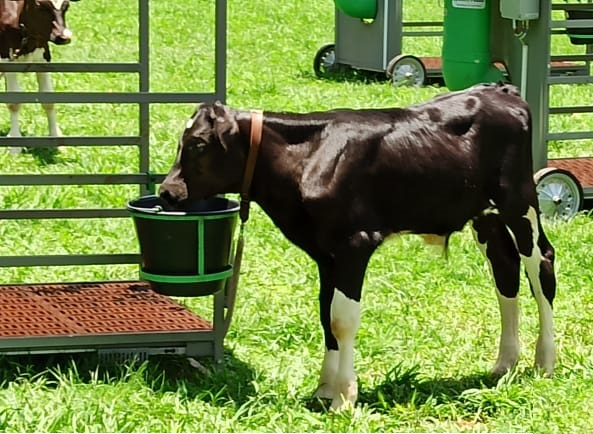
#> input picture Contorno - Refatorado/bezerros/bezerra1.jpeg, 593 x 434 px; its folder holds 4 pictures in this run
$ python contagem.py   (older library calls are emulated)
#> lines starting #> are read from the running program, lines starting #| are printed output that depends on the picture; after the words box and inside, x2 and y2 are one past the last pixel; in counts of white or black regions, pixels touching at a corner belong together
import cv2
import numpy as np
import matplotlib.pyplot as plt
import mahotas as mh

def ContornoSobel(img):
    sobelX = cv2.Sobel(img, cv2.CV_64F, 1, 0)
    sobelY = cv2.Sobel(img, cv2.CV_64F, 0, 1)
    sobelX = np.uint8(np.absolute(sobelX))
    sobelY = np.uint8(np.absolute(sobelY))
    sobel = cv2.bitwise_or(sobelX, sobelY)
    return np.vstack([np.hstack([img,    sobelX]),np.hstack([sobelY, sobel])])

def Laplacian(img):
    lap = cv2.Laplacian(img, cv2.CV_32F)
    return np.uint8(np.absolute(lap))

def ContornoCanny(img):
    return cv2.Canny(img, 100, 250)

def LimiarAdaptativo(img):
    return cv2.adaptiveThreshold(img, 255,cv2.ADAPTIVE_THRESH_GAUSSIAN_C, cv2.THRESH_BINARY_INV, 21, 5)

def LimiarNormal(img):
    limiar, imgLimiar = cv2.threshold(img,240,255,cv2.THRESH_BINARY)
    limiar2, imgLimiar2 = cv2.threshold(img,60,255,cv2.THRESH_BINARY_INV)
    return cv2.addWeighted(imgLimiar,0.5,imgLimiar2,0.5,0)

def LimiarOtsu(img):
    T = mh.thresholding.otsu(img)
    temp = img.copy()
    temp[temp > T] = 255
    temp[temp < 255] = 0
    temp = cv2.bitwise_not(temp)
    return temp

def Contar(img):
    ctns,_ = cv2.findContours(img, cv2.RETR_EXTERNAL,cv2.CHAIN_APPROX_SIMPLE)
    return ctns

path = "./bezerros/bezerra"

resultsLimiar = []
resultsLimiarAdaptativo = []
resultsLimiarOtsu = []

for i in range(1,7):
    b = cv2.cvtColor(cv2.imread(path + str(i) + ".jpeg"), cv2.COLOR_BGR2GRAY)
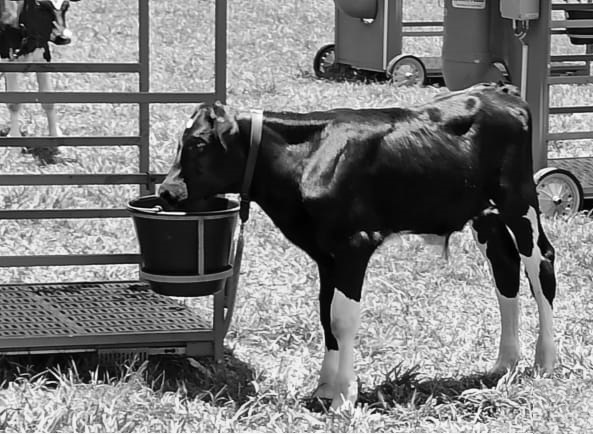
#> b: shape (434, 593); min 0, max 254, mean 123.3
    suave = cv2.GaussianBlur(b, (7,7),0)
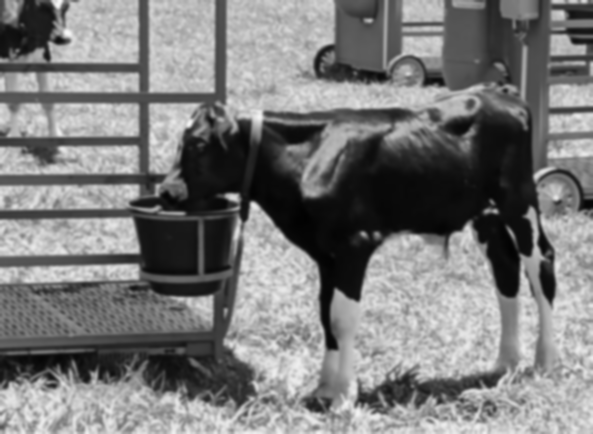
#> suave: shape (434, 593); min 1, max 248, mean 123.2
    resultsLimiar.append(LimiarNormal(suave))
#> in LimiarNormal, `limiar, imgLimiar = cv2.threshold(img,240,255,cv2.THRESH_BINARY)`:
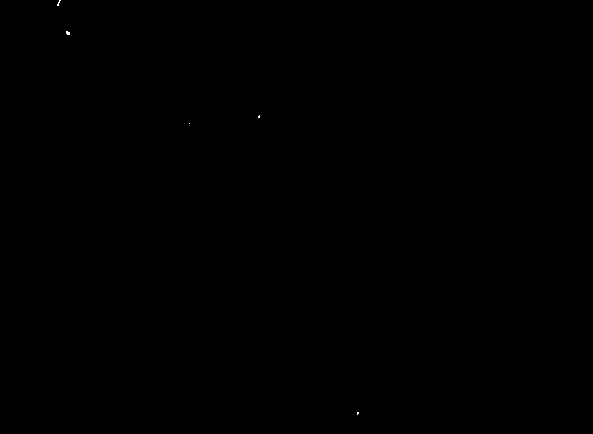
#> imgLimiar: shape (434, 593); 0.01% white in thin lines or dots, all inside (x1, y1, x2, y2) = (57, 0, 359, 415)
#> in LimiarNormal, `limiar2, imgLimiar2 = cv2.threshold(img,60,255,cv2.THRESH_BINARY_INV)`:
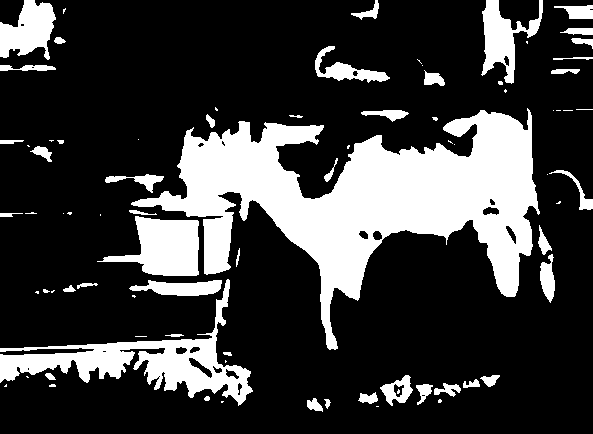
#> imgLimiar2: shape (434, 593); 23.6% white; 81 white regions (37 under 20 px), largest, box (x1, y1, x2, y2) and area: (131, 108, 540, 350) 37448, (0, 279, 253, 406) 7794, (97, 216, 199, 276) 3534
    resultsLimiarAdaptativo.append(LimiarAdaptativo(suave))
#> in LimiarAdaptativo, `return cv2.adaptiveThreshold(img, 255,cv2.ADAPTIVE_THRESH_GAUSSIAN_C, ..`:
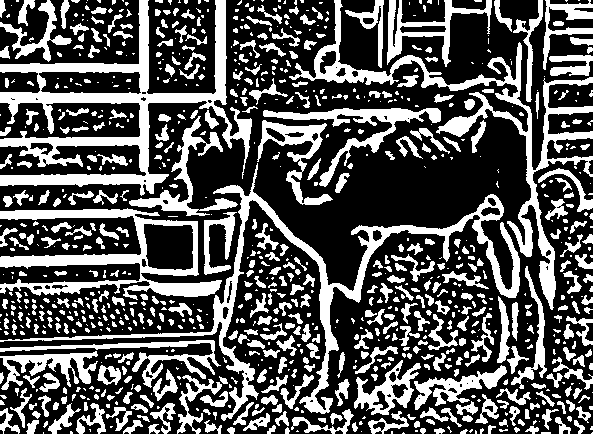
#> returned value: shape (434, 593); 34% white; 930 white regions (478 under 20 px), largest, box (x1, y1, x2, y2) and area: (0, 0, 252, 196) 10733, (0, 163, 520, 421) 8589, (289, 0, 593, 310) 7864
    resultsLimiarOtsu.append(LimiarOtsu(suave))
#> in LimiarOtsu, `T = mh.thresholding.otsu(img)`: T = 116
#> in LimiarOtsu, `temp[temp > T] = 255`:
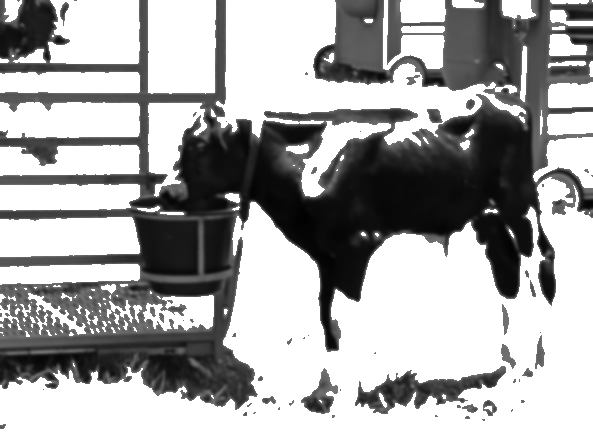
#> temp: shape (434, 593); min 1, max 255, mean 165.9
#> in LimiarOtsu, `temp[temp < 255] = 0`:
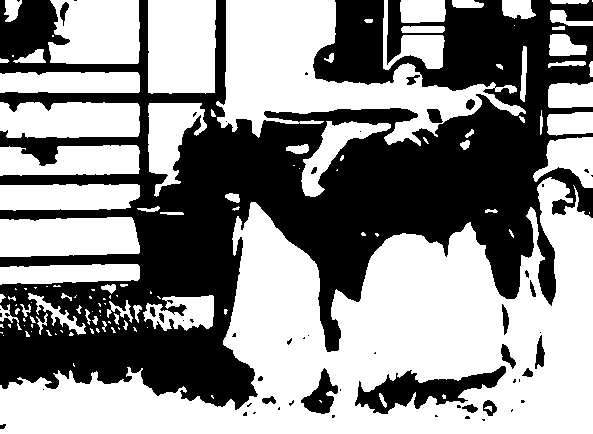
#> temp: shape (434, 593); 55.4% white; 56 black regions (35 under 20 px), largest, box (x1, y1, x2, y2) and area: (0, 0, 593, 410) 109279, (355, 366, 506, 414) 3035, (301, 368, 338, 414) 799
#> pass 2 of the loop `for i in range(1,7):`:
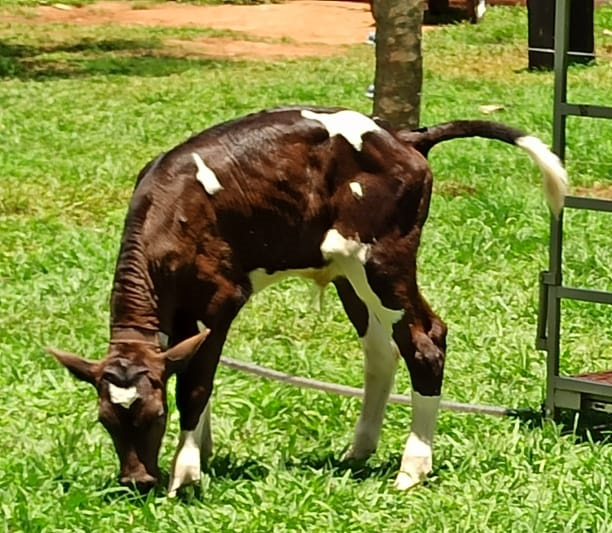
#> input picture Contorno - Refatorado/bezerros/bezerra2.jpeg, 612 x 533 px
#> b: shape (533, 612)
#> suave: shape (533, 612)
#> in LimiarNormal (call 2), `limiar, imgLimiar = cv2.threshold(img,240,255,cv2.THRESH_BINARY)`:
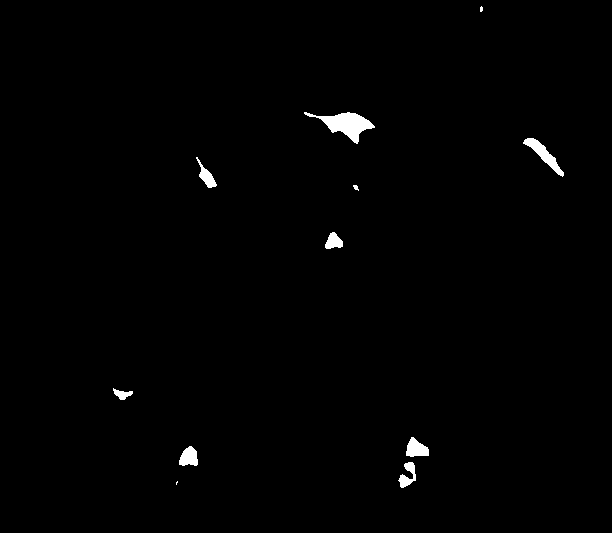
#> imgLimiar: shape (533, 612); 0.86% white; 11 white regions (2 under 20 px), largest, box (x1, y1, x2, y2) and area: (304, 112, 375, 144) 916, (523, 138, 564, 177) 449, (406, 437, 429, 457) 308
#> imgLimiar2: shape (533, 612); 17.6% white; 80 white regions (37 under 20 px), largest, box (x1, y1, x2, y2) and area: (64, 129, 444, 496) 41076, (560, 0, 593, 103) 1784, (552, 392, 612, 442) 1588
#> T = 105
#> in LimiarOtsu (call 2), `temp[temp < 255] = 0`:
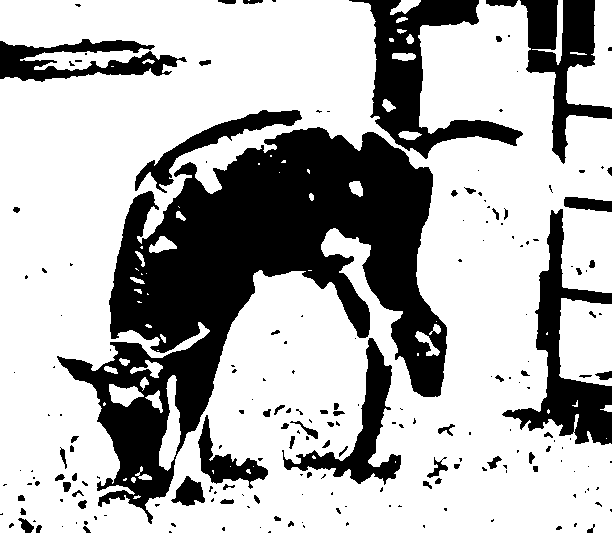
#> temp: shape (533, 612); 69.8% white; 203 black regions (133 under 20 px), largest, box (x1, y1, x2, y2) and area: (57, 127, 447, 524) 59205, (349, 0, 523, 159) 8851, (502, 209, 612, 445) 7518
#> pass 3 of the loop `for i in range(1,7):`:
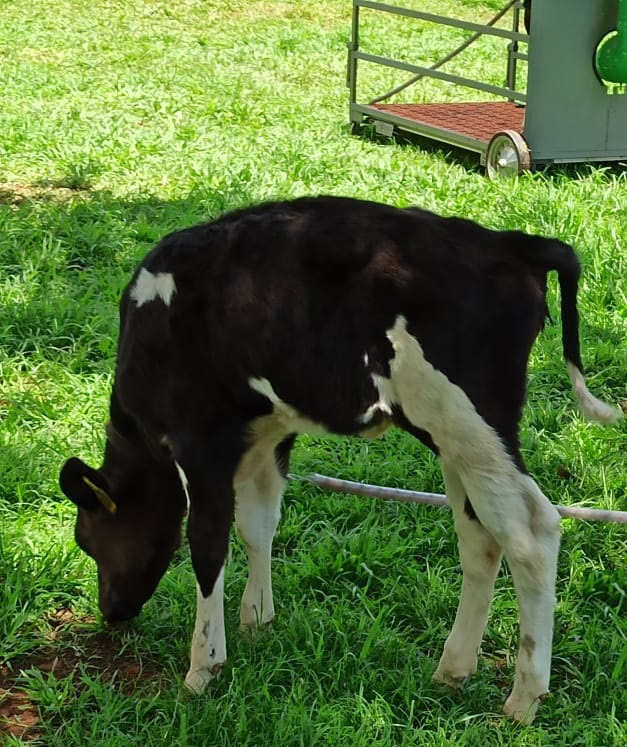
#> input picture Contorno - Refatorado/bezerros/bezerra3.jpeg, 627 x 747 px
#> b: shape (747, 627)
#> suave: shape (747, 627)
#> in LimiarNormal (call 3), `limiar, imgLimiar = cv2.threshold(img,240,255,cv2.THRESH_BINARY)`:
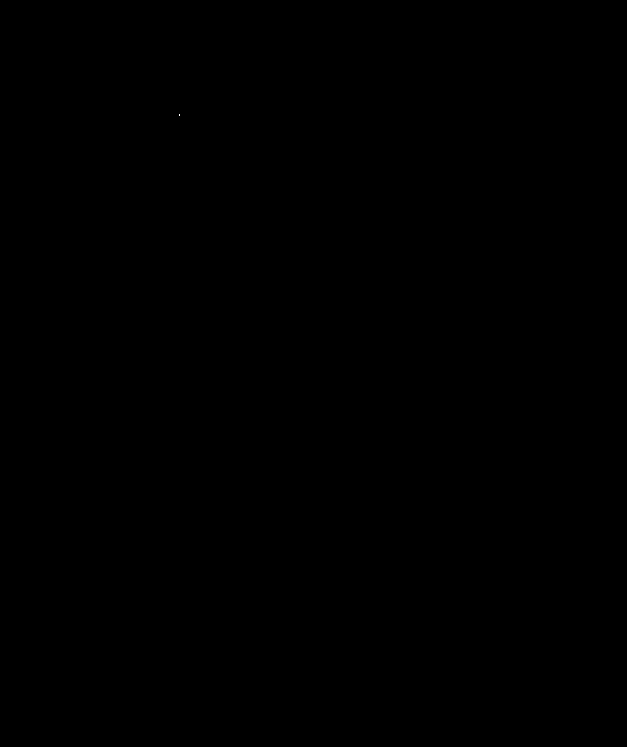
#> imgLimiar: shape (747, 627); 0% white in thin lines or dots, all inside (x1, y1, x2, y2) = (179, 114, 180, 116)
#> imgLimiar2: shape (747, 627); 33.1% white; 418 white regions (231 under 20 px), largest, box (x1, y1, x2, y2) and area: (0, 196, 596, 720) 115043, (182, 582, 281, 747) 5842, (308, 626, 364, 703) 1743
#> T = 109
#> in LimiarOtsu (call 3), `temp[temp < 255] = 0`:
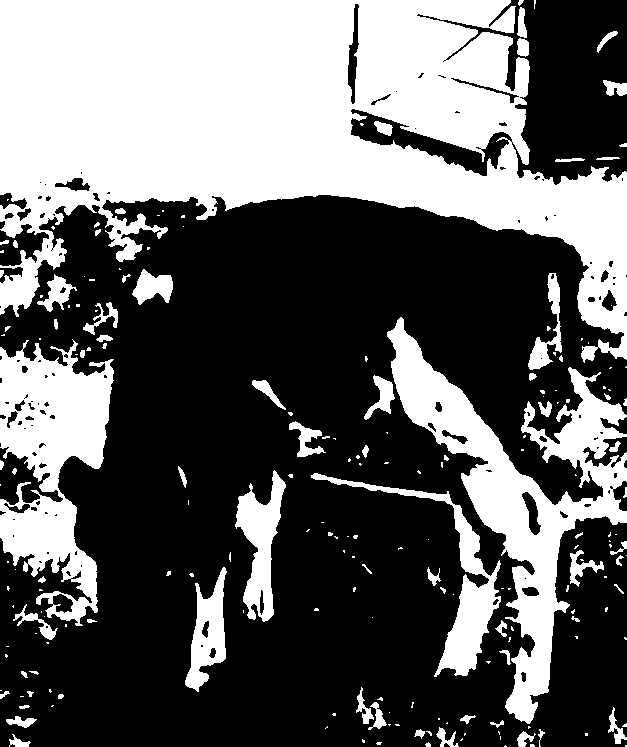
#> temp: shape (747, 627); 38.8% white; 204 white regions (127 under 20 px), largest, box (x1, y1, x2, y2) and area: (0, 0, 627, 363) 117879, (387, 317, 627, 724) 24455, (0, 339, 114, 626) 17600
#> (the run stopped early here; a loop or call above may not have finished)
